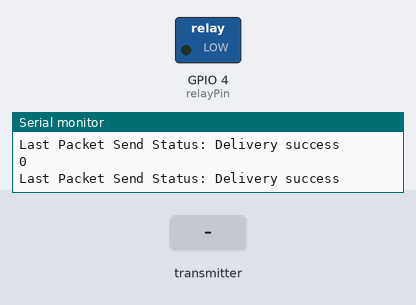
Recording of a sketch running on a simulated ESP8266 (NodeMCU). Shown: switched loads named in the sketch (green lamp = pin HIGH), the last lines printed to the serial monitor. The inputs (shaded band) are chosen by the test bench.

Above: at 1.2 s.
1.3 s: the transmitter starts sending controlRelayState = 1
At 2.1 s:
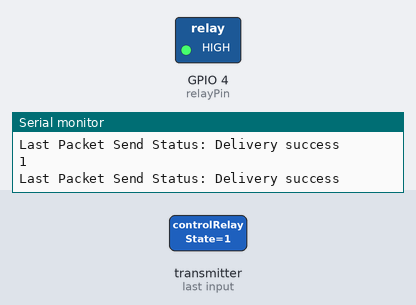
2.9 s: the transmitter starts sending controlRelayState = 0
At 3.4 s:
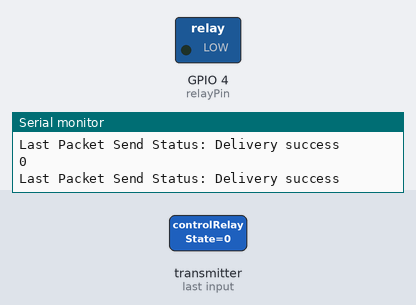
Timing chart, 0 to 5.9 s (numbered marks = the images above; inputs shaded):
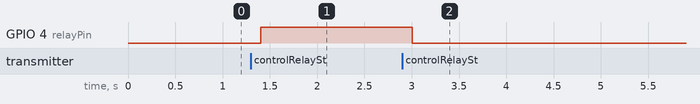

Measured:
- after the input at 1.3 s, GPIO 4 (relayPin): LOW → HIGH after 0.10 s
- after the input at 2.9 s, GPIO 4 (relayPin): HIGH → LOW after 0.11 s

The sketch:

esp8266_plug.ino
```cpp
//Complete project details at https://RandomNerdTutorials.com/esp-now-two-way-communication-esp8266-nodemcu/


#include <ESP8266WiFi.h>
#include <espnow.h>


#define relayPin 4

uint8_t broadcastAddress[] = {0xA0,0x20, 0xA6, 0x16, 0xAD, 0x40};


// Define variables to store incoming readings
int incomingControlRelayState;

int currentRelayState;

// Variable to store if sending data was successful
String success;

//Structure example to send data
//Must match the receiver structure
typedef struct structInMessage {
    int controlRelayState;
} structInMessage;

typedef struct structOutMessage {
    int currentRelayState;
} structOutMessage;

structOutMessage outMsg;
structInMessage inMsg;


// Callback when data is sent
void OnDataSent(uint8_t *mac_addr, uint8_t sendStatus) {
  Serial.print("Last Packet Send Status: ");
  if (sendStatus == 0){
    Serial.println("Delivery success");
  }
  else{
    Serial.println("Delivery fail");
  }
}

// Callback when data is received
void OnDataRecv(uint8_t * mac, uint8_t *incomingData, uint8_t len) {
  memcpy(&inMsg, incomingData, sizeof(inMsg));
  Serial.print("Bytes received: ");
  Serial.println(len);
  incomingControlRelayState = inMsg.controlRelayState;
}


void setup() {
  // Init Serial Monitor
  Serial.begin(115200);

  pinMode(relayPin, OUTPUT);

  // Set device as a Wi-Fi Station
  WiFi.mode(WIFI_STA);
  WiFi.disconnect();

  // Init ESP-NOW
  if (esp_now_init() != 0) {
    Serial.println("Error initializing ESP-NOW");
    return;
  }

  // Set ESP-NOW Role
  esp_now_set_self_role(ESP_NOW_ROLE_COMBO);

  // Once ESPNow is successfully Init, we will register for Send CB to
  // get the status of Trasnmitted packet
  esp_now_register_send_cb(OnDataSent);

  // Register peer
  esp_now_add_peer(broadcastAddress, ESP_NOW_ROLE_COMBO, 1, NULL, 0);

  // Register for a callback function that will be called when data is received
  esp_now_register_recv_cb(OnDataRecv);
}

void loop() {


  if (incomingControlRelayState){
    digitalWrite (relayPin, HIGH);
    currentRelayState = 1;
  }
  else{
    digitalWrite (relayPin, LOW);
    currentRelayState =0;
  }

    outMsg.currentRelayState= currentRelayState;
    esp_now_send(broadcastAddress, (uint8_t *) &outMsg, sizeof(outMsg));

    // Print incoming readings
    Serial.println(incomingControlRelayState);
    delay(200);
  }
```
